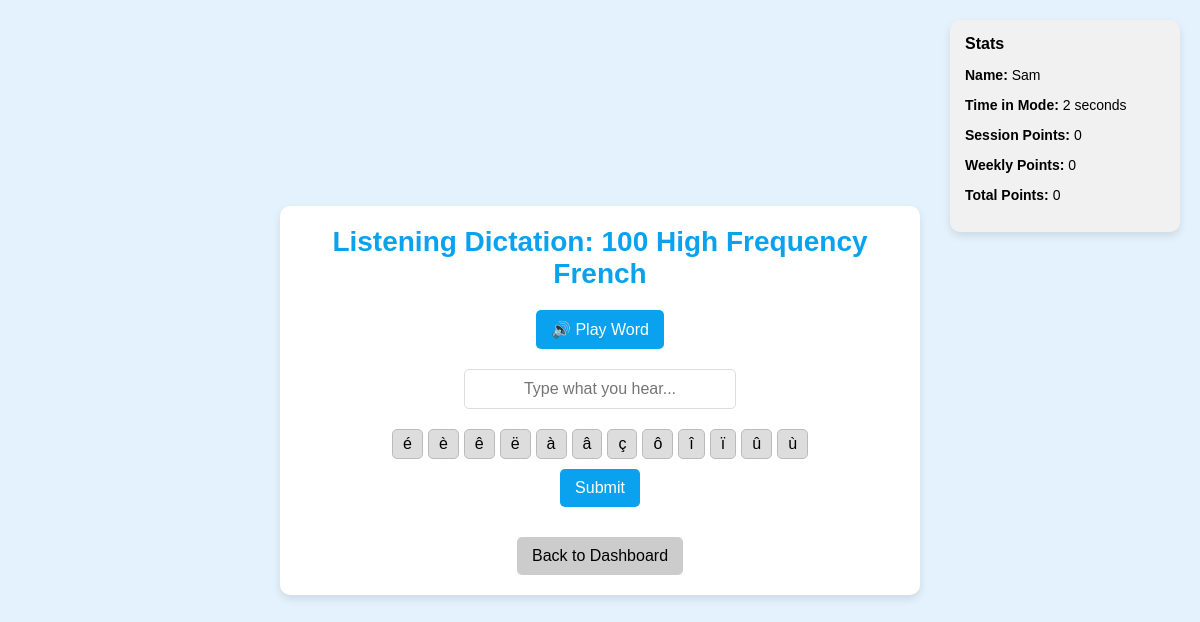
The app's page /listening-dictation/4/ (signed in) with its own data.
### learning/models.py (models this page shows, shortened)
class Student(models.Model):
    school = models.ForeignKey(School, on_delete=models.CASCADE)
    id = models.UUIDField(primary_key=True, default=uuid.uuid4, editable=False)
    first_name = models.CharField(max_length=50)
    last_name = models.CharField(max_length=50)
    year_group = models.IntegerField()
    date_of_birth = models.DateField()
    username = models.CharField(max_length=50, unique=True)
    password = models.CharField(max_length=50)
    classes = models.ManyToManyField(Class, related_name="students")
    last_login = models.DateTimeField(null=True, blank=True)
    total_points = models.PositiveIntegerField(default=0)
    weekly_points = models.PositiveIntegerField(default=0)
    monthly_points = models.PositiveIntegerField(default=0)
    last_activity = models.DateField(null=True, blank=True)  # Last day they practiced
    current_streak = models.PositiveIntegerField(default=0)  # How many days in a row
    highest_streak = models.PositiveIntegerField(default=0)  # Their best-ever streak
    assignments_completed = models.PositiveIntegerField(default=0)  # Number of completed assignments
    flashcard_games_played = models.PositiveIntegerField(default=0)
    match_up_games_played = models.PositiveIntegerField(default=0)
    destroy_wall_games_played = models.PositiveIntegerField(default=0)

class VocabularyList(models.Model):
    name = models.CharField(max_length=100)
    source_language = models.CharField(max_length=50)
    target_language = models.CharField(max_length=50)
    teacher = models.ForeignKey(User, on_delete=models.CASCADE)
    classes = models.ManyToManyField(Class, related_name="linked_vocab_lists", blank=True)

### learning/views.py (the view)
# urls.py: path('listening-dictation/<int:vocab_list_id>/', views.listening_dictation_view, name='listening_dictation'),
@student_login_required
def listening_dictation_view(request, vocab_list_id):
    vocab_list = get_object_or_404(VocabularyList, id=vocab_list_id)
    student = get_object_or_404(Student, id=request.session.get("student_id"))
    words_queryset = list(vocab_list.words.all())
    random.shuffle(words_queryset)
    words = [{'word': word.word, 'translation': word.translation} for word in words_queryset]
    words_json = json.dumps(words)
    return render(request, 'learning/listening_dictation.html', {
        'vocab_list': vocab_list,
        'words_json': words_json,
        'target_language': vocab_list.target_language,
        'student': student,
        'weekly_points': student.weekly_points,  # ✅ Pass correct weekly points
        'total_points': student.total_points,  # ✅ Pass correct total points
    })

### learning/templates/learning/listening_dictation.html (shortened to what this page needs)
{% load static %}
<!DOCTYPE html>
<html lang="en">
<head>
</head>
<body>
  <div class="stats" id="stats">
    <h3>Stats</h3>
    <p><strong>Name:</strong> {{ student.first_name }}</p>
    <p><strong>Time in Mode:</strong> <span id="time-in-mode">0</span> seconds</p>
    <p><strong>Session Points:</strong> <span id="session-points">0</span></p>
    <p><strong>Weekly Points:</strong> <span id="weekly-points">{{ student.weekly_points }}</span></p>
    <p><strong>Total Points:</strong> <span id="total-points">{{ student.total_points }}</span></p>
  </div>
  <div class="pane">
    <h1>Listening Dictation: {{ vocab_list.name }}</h1>
    <div class="dictation-controls">
      <button id="play-word" class="button">🔊 Play Word</button>
    </div>
    <div class="input-container">
      <input type="text" id="user-input" placeholder="Type what you hear..." />
      <div id="accent-keyboard" class="accent-keyboard"></div>
      <button id="submit-answer" class="button">Submit</button>
    </div>
    <a href="{% url 'student_dashboard' %}" class="back-button">Back to Dashboard</a>
  </div>
</body>
</html>

### learning/templates/learning/listening_dictation.html (style rules this page uses)
body { font-family: Arial, sans-serif; margin: 0; background: #e3f2fd; display: flex; justify-content: center; align-items: center; min-height: 100vh; }
.pane { background: white; border-radius: 10px; box-shadow: 0 4px 8px rgba(0, 0, 0, 0.1); padding: 20px; width: 90%; max-width: 600px; text-align: center; margin: 20px; }
.pane h1 { color: #0aa2ef; font-size: 28px; margin-top: 0; margin-bottom: 20px; }
.stats { position: fixed; top: 20px; right: 20px; padding: 15px; border-radius: 10px; background-color: #f1f1f1; box-shadow: 0 4px 8px rgba(0, 0, 0, 0.1); width: 200px; font-size: 14px; text-align: left; }
.stats h3 { margin: 0 0 10px; font-size: 16px; }
.dictation-controls { display: flex; flex-direction: column; align-items: center; gap: 10px; margin-bottom: 20px; }
.input-container { display: flex; flex-direction: column; align-items: center; gap: 10px; }
.input-container input { padding: 10px; font-size: 16px; width: 250px; border: 1px solid #ddd; border-radius: 5px; text-align: center; }
.button { padding: 10px 15px; font-size: 16px; cursor: pointer; background-color: #0aa2ef; color: white; border: none; border-radius: 5px; transition: background-color 0.3s ease; }
.accent-keyboard { display: flex; gap: 5px; flex-wrap: wrap; justify-content: center; margin-top: 10px; }
.back-button { display: inline-block; margin-top: 20px; padding: 10px 15px; background-color: #ccc; color: black; text-decoration: none; border-radius: 5px; transition: background-color 0.3s ease; }

### records on screen
Student: first_name "Sam", weekly_points "0", total_points "0"
VocabularyList: name "100 High Frequency French"
